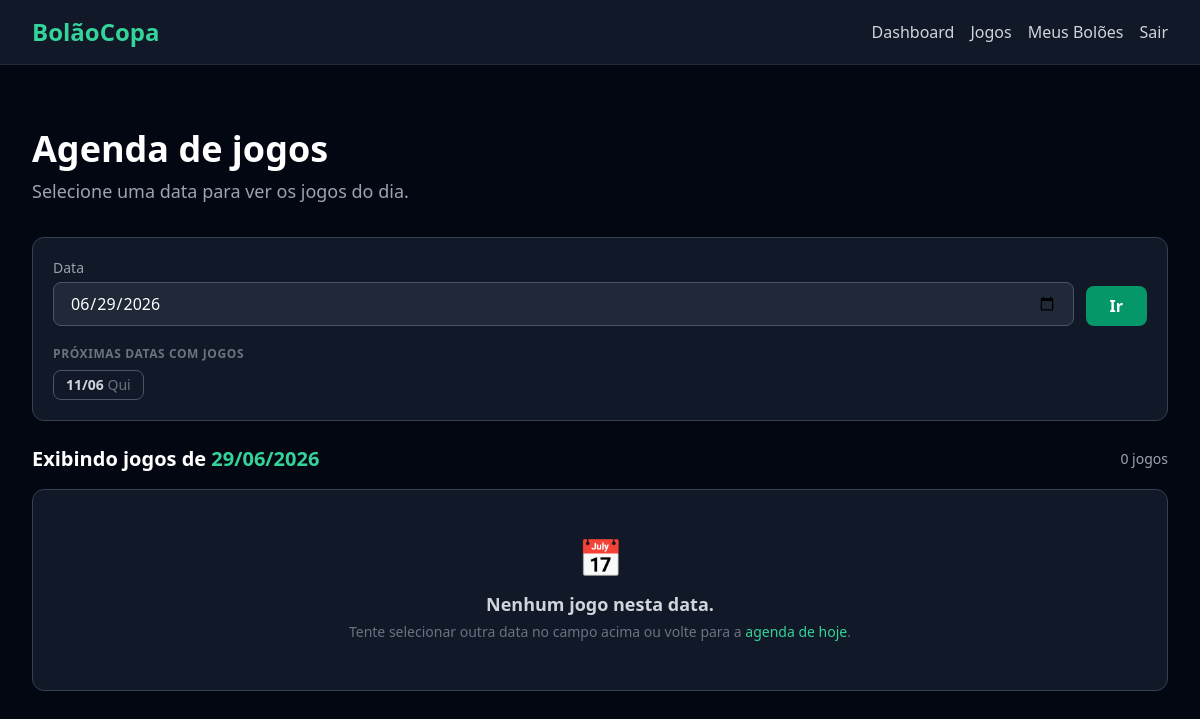
Page /matches/schedule/2026-06-29/ (signed in) on the earlier database version.
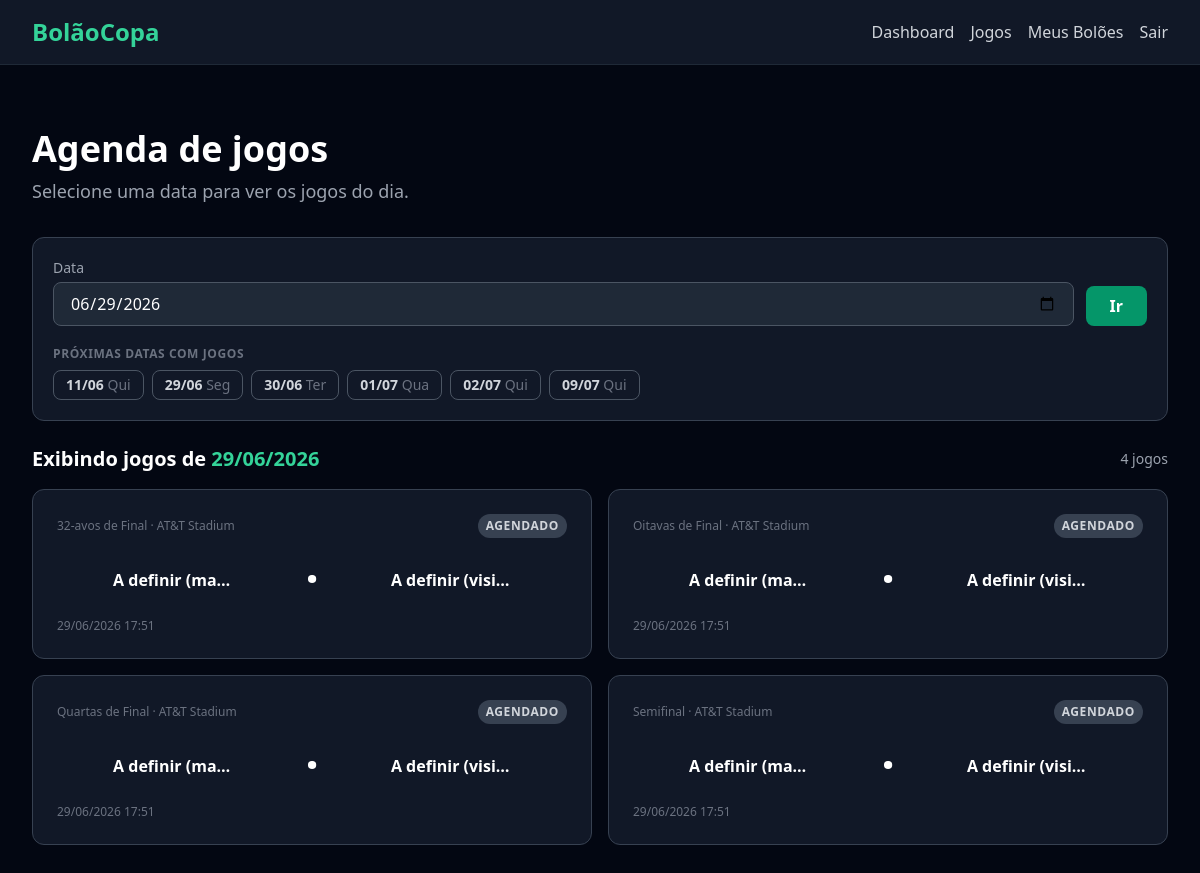
Same page on the later database version.
### matches/models.py (models this page shows, shortened)
class Match(models.Model):
    STATUS_CHOICES = (
        ('agendado', 'Agendado'),
        ('em_andamento', 'Em andamento'),
        ('finalizado', 'Finalizado'),
    )
    round = models.ForeignKey(
        Round,
        on_delete=models.CASCADE,
        related_name='matches',
    )
    stadium = models.ForeignKey(
        Stadium,
        on_delete=models.PROTECT,
        related_name='matches',
    )
    home_team = models.ForeignKey(
        Team,
        on_delete=models.PROTECT,
        related_name='home_matches',
    )
    away_team = models.ForeignKey(
        Team,
        on_delete=models.PROTECT,
        related_name='away_matches',
    )
    match_datetime = models.DateTimeField()
    home_score = models.PositiveIntegerField(null=True, blank=True)
    away_score = models.PositiveIntegerField(null=True, blank=True)
    status = models.CharField(
        max_length=20,
        choices=STATUS_CHOICES,
        default='agendado',
    )
    external_id = models.PositiveIntegerField(
        null=True,
        blank=True,
        db_index=True,
    )
    penalties_home = models.PositiveSmallIntegerField(
        null=True,
        blank=True,
    )
    penalties_away = models.PositiveSmallIntegerField(
        null=True,
        blank=True,
    )
    elapsed_minute = models.PositiveSmallIntegerField(
        null=True,
        blank=True,
    )
    created_at = models.DateTimeField(auto_now_add=True)
    updated_at = models.DateTimeField(auto_now=True)
    class Meta:
        ordering = ('match_datetime',)

class Round(models.Model):
    PHASE_CHOICES = (
        ('grupo', 'Fase de Grupos'),
        ('trinta_dois_avos', '32-avos de Final'),
        ('oitavas', 'Oitavas de Final'),
        ('quartas', 'Quartas de Final'),
        ('semi', 'Semifinal'),
        ('terceiro_lugar', 'Terceiro Lugar'),
        ('final', 'Final'),
    )
    name = models.CharField(max_length=100)
    order = models.PositiveIntegerField()
    phase = models.CharField(max_length=20, choices=PHASE_CHOICES)
    start_date = models.DateField(null=True, blank=True)
    end_date = models.DateField(null=True, blank=True)
    created_at = models.DateTimeField(auto_now_add=True)
    updated_at = models.DateTimeField(auto_now=True)
    class Meta:
        ordering = ('order',)

class Stadium(models.Model):
    name = models.CharField(max_length=200)
    city = models.CharField(max_length=100)
    country = models.CharField(max_length=100)
    capacity = models.PositiveIntegerField()
    created_at = models.DateTimeField(auto_now_add=True)
    updated_at = models.DateTimeField(auto_now=True)

class Team(models.Model):
    class Confederation(models.TextChoices):
        CONMEBOL = 'CONMEBOL', 'CONMEBOL'
        UEFA = 'UEFA', 'UEFA'
        CAF = 'CAF', 'CAF'
        AFC = 'AFC', 'AFC'
        OFC = 'OFC', 'OFC'
        CONCACAF = 'CONCACAF', 'CONCACAF'
    name = models.CharField(max_length=100)
    name_en = models.CharField(max_length=100, blank=True, default='')
    country_code = models.CharField(max_length=3, unique=True)
    flag_emoji = models.CharField(max_length=10, blank=True)
    confederation = models.CharField(
        max_length=10,
        choices=Confederation.choices,
        blank=True,
    )
    created_at = models.DateTimeField(auto_now_add=True)
    updated_at = models.DateTimeField(auto_now=True)

### matches/views.py (the view, shortened to what this page needs)
# urls.py: path('schedule/', MatchScheduleView.as_view(), name='match_schedule'),
class MatchScheduleView(LoginRequiredMixin, ListView):
    model = Match
    template_name = 'matches/match_schedule.html'
    context_object_name = 'matches'
    paginate_by = 50
    def get_date(self):
        url_date = self.kwargs.get('date')
        if isinstance(url_date, datetime.date):
            return url_date
    def get_queryset(self):
        selected = self.get_date()
        return (
            Match.objects
            .filter(match_datetime__date=selected)
            .select_related('home_team', 'away_team', 'stadium', 'round')
            .order_by('match_datetime')
        )
    def get_context_data(self, **kwargs):
        context = super().get_context_data(**kwargs)
        selected = self.get_date()
        context['selected_date'] = selected
        context['selected_date_iso'] = selected.isoformat()
        context['invalid_date'] = getattr(self, '_invalid_date', False)
        today = _today()
        window_start = today - datetime.timedelta(days=7)
        window_end = today + datetime.timedelta(days=30)
        context['available_dates'] = list(
            Match.objects
            .filter(match_datetime__date__gte=window_start)
            .filter(match_datetime__date__lte=window_end)
            .dates('match_datetime', 'day')
        )
        return context

### matches/converters.py (called while the page is built)
    def to_python(self, value):
        return datetime.date.fromisoformat(value)

    def to_url(self, value):
        if hasattr(value, 'isoformat'):
            return value.isoformat()
        return str(value)

### matches/views.py (called while the page is built)
def _today():
    return timezone.localdate()

### templates/matches/match_schedule.html (shortened to what this page needs)
{% extends 'base.html' %}
{% block content %}
<div class='py-8'>
    <header class='mb-8'>
        <h1 class='text-3xl md:text-4xl font-bold text-white'>Agenda de jogos</h1>
        <p class='text-gray-400 mt-2 text-lg'>Selecione uma data para ver os jogos do dia.</p>
    </header>
    <section class='bg-gray-900 border border-gray-700 rounded-xl p-4 md:p-5 mb-6'>
        <form method='get' action='{% url "match_schedule" %}' class='flex flex-col sm:flex-row items-stretch sm:items-end gap-3'>
            <div class='flex-1 min-w-0'>
                <label for='schedule-date' class='block text-sm font-medium text-gray-400 mb-1'>Data</label>
                <input type='date' id='schedule-date' name='date' value='{{ selected_date|date:"Y-m-d" }}' class='w-full bg-gray-800 border border-gray-600 rounded-lg px-4 py-2 text-white focus:border-emerald-500 focus:ring-1 focus:ring-emerald-500 focus:outline-none transition-colors duration-200' required>
            </div>
            <button type='submit' class='inline-flex items-center justify-center px-6 py-2 bg-emerald-600 hover:bg-emerald-500 text-white font-semibold rounded-lg transition-colors duration-200'>
                Ir
            </button>
        </form>
        {% if available_dates %}
            <div class='mt-5'>
                <p class='text-xs font-semibold uppercase tracking-wider text-gray-500 mb-2'>Próximas datas com jogos</p>
                <div class='flex flex-wrap gap-2'>
                    {% for d in available_dates %}
                        <a href='{% url "match_schedule" d|date:"Y-m-d" %}' class='border border-gray-600 hover:border-emerald-500 text-gray-300 hover:text-emerald-400 text-sm font-semibold rounded-lg px-3 py-1 transition-colors duration-200{% if d == selected_date %} border-emerald-500 text-emerald-400{% endif %}'>
                            {{ d|date:"d/m" }}
                            <span class='text-gray-500 font-normal'>{{ d|date:"D" }}</span>
                        </a>
                    {% endfor %}
                </div>
            </div>
        {% endif %}
    </section>
    <div class='mb-4 flex items-center justify-between gap-2 flex-wrap'>
        <h2 class='text-xl font-semibold text-white'>
            Exibindo jogos de
            <span class='text-emerald-400'>{{ selected_date|date:"d/m/Y" }}</span>
        </h2>
        <span class='text-sm text-gray-400'>{{ page_obj.paginator.count }} jogo{{ page_obj.paginator.count|pluralize:"s" }}</span>
    </div>
    {% if matches %}
        <div class='grid grid-cols-1 lg:grid-cols-2 gap-4'>
            {% for match in matches %}
                {% include 'live/partials/match_card.html' with match=match user_has_predicted=False %}
            {% endfor %}
        </div>
    {% else %}
        <div class='bg-gray-900 border border-gray-700 rounded-xl p-12 text-center'>
            <div class='text-4xl mb-3'>📅</div>
            <p class='text-gray-300 text-lg font-semibold mb-1'>Nenhum jogo nesta data.</p>
            <p class='text-gray-500 text-sm'>Tente selecionar outra data no campo acima ou volte para a <a href='{% url "match_schedule" %}' class='text-emerald-400 hover:text-emerald-300 transition-colors duration-200'>agenda de hoje</a>.</p>
        </div>
    {% endif %}
</div>
{% endblock %}

### templates/live/partials/match_card.html (shortened to what this page needs)
<article data-match-id='{{ match.id }}' data-live='{% if match.status == "em_andamento" %}1{% else %}0{% endif %}' class='bg-gray-900 border border-gray-700 rounded-xl p-6 hover:border-emerald-500/50 transition-colors duration-200'>
    <div class='flex items-center justify-between mb-3 gap-2 flex-wrap'>
        <span class='text-xs text-gray-500'>{{ match.round.name }} &middot; {{ match.stadium.name }}</span>
        <div class='flex items-center gap-2'>
            {% if match.status == 'agendado' %}
                <span class='text-xs font-semibold uppercase tracking-wider px-2 py-1 rounded-full bg-gray-700 text-gray-300'>Agendado</span>
            {% elif match.status == 'em_andamento' %}
                {% include 'live/partials/live_badge.html' %}
            {% elif match.status == 'finalizado' %}
                <span class='text-xs font-semibold uppercase tracking-wider px-2 py-1 rounded-full bg-amber-600/20 text-amber-400'>Finalizado</span>
            {% endif %}
        </div>
    </div>
    {% include 'live/partials/score_display.html' %}
    <div class='flex items-center justify-between mt-4 text-xs text-gray-500 gap-2 flex-wrap'>
        <span>{{ match_datetime_label|default:match.match_datetime|date:'d/m/Y H:i' }}</span>
    </div>
</article>

### templates/live/partials/score_display.html (shortened to what this page needs)
<div class='flex items-center justify-between gap-4 my-4'>
    <div class='flex flex-col items-center gap-1 flex-1 min-w-0'>
        <span class='text-white font-semibold truncate max-w-[120px]'>{{ match.home_team.name }}</span>
    </div>
    <div class='flex flex-col items-center gap-1'>
        <span class='text-5xl font-bold text-white tabular-nums'>
            {% if match.home_score is not None and match.away_score is not None %}
                {{ match.home_score }} x {{ match.away_score }}
            {% else %}
                &middot;
            {% endif %}
        </span>
    </div>
    <div class='flex flex-col items-center gap-1 flex-1 min-w-0'>
        <span class='text-white font-semibold truncate max-w-[120px]'>{{ match.away_team.name }}</span>
    </div>
</div>

Differences in the rows shown:
added Match: round.name "32-avos de Final", stadium.name "AT&T Stadium", status "AGENDADO", home_team.name "A definir (ma…", away_team.name "A definir (visi…", match_datetime "29/06/2026 17:51"
added Match: round.name "Oitavas de Final", stadium.name "AT&T Stadium", status "AGENDADO", home_team.name "A definir (ma…", away_team.name "A definir (visi…", match_datetime "29/06/2026 17:51"
added Match: round.name "Quartas de Final", stadium.name "AT&T Stadium", status "AGENDADO", home_team.name "A definir (ma…", away_team.name "A definir (visi…", match_datetime "29/06/2026 17:51"
added Match: round.name "Semifinal", stadium.name "AT&T Stadium", status "AGENDADO", home_team.name "A definir (ma…", away_team.name "A definir (visi…", match_datetime "29/06/2026 17:51"
Other differences:
{{ page_obj.paginator.count }}: "0" → "4"
new list line: "29/06 Seg"
new list line: "30/06 Ter"
new list line: "01/07 Qua"
new list line: "02/07 Qui"
new list line: "09/07 Qui"
text no longer shown: "📅 Nenhum jogo nesta data. Tente selecionar outra data no campo acima ou volte para a agenda de hoje ."
